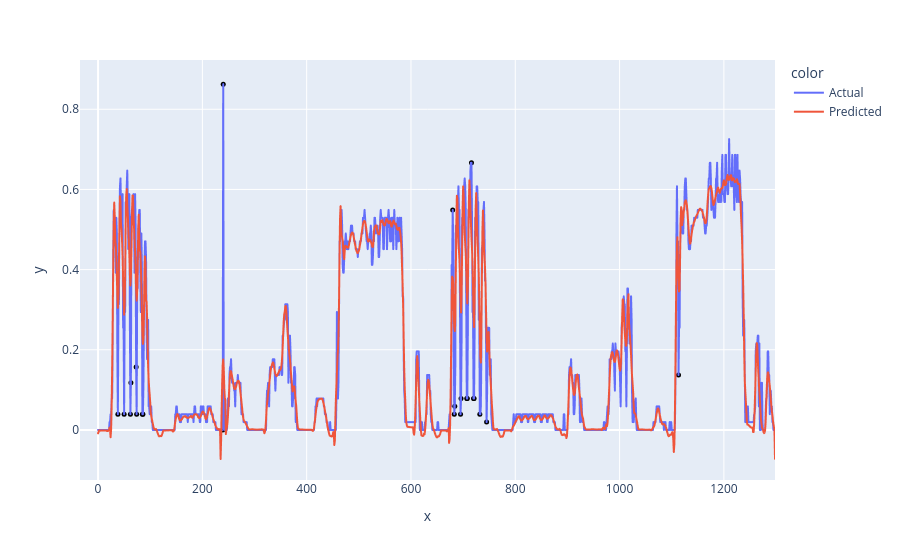

Notebook cell for this chart:
### Code cell
display_prediction(df10_testX, predicted_load_test, 4, mean, std, 2)

### Figure 1 — Plotly figure (JSON) as saved in the notebook; plotly's stock layout.template omitted (floating-point values rounded to 4 significant figures; data arrays with more than 128 entries replaced by an {"elided": "..."} marker saying what was removed)
{"data": [{"hovertemplate": "color=Actual<br>x=%{x}<br>y=%{y}<extra></extra>", "legendgroup": "Actual", "line": {"color": "#636efa", "dash": "solid"}, "marker": {"symbol": "circle"}, "mode": "lines", "name": "Actual", "showlegend": true, "type": "scattergl", "x": {"elided": "1299 int values"}, "xaxis": "x", "y": {"elided": "1299 float values"}, "yaxis": "y"}, {"hovertemplate": "color=Predicted<br>x=%{x}<br>y=%{y}<extra></extra>", "legendgroup": "Predicted", "line": {"color": "#EF553B", "dash": "solid"}, "marker": {"symbol": "circle"}, "mode": "lines", "name": "Predicted", "showlegend": true, "type": "scattergl", "x": {"elided": "1299 int values"}, "xaxis": "x", "y": {"elided": "1299 float values"}, "yaxis": "y"}, {"hovertemplate": "x=%{x}<br>y=%{y}<extra></extra>", "legendgroup": "", "marker": {"color": "black", "size": 5, "symbol": "circle"}, "mode": "markers", "name": "", "orientation": "v", "showlegend": false, "type": "scatter", "x": [38, 50, 62, 63, 73, 74, 85, 86, 239, 240, 680, 683, 684, 695, 696, 707, 708, 716, 720, 721, 732, 745, 1113], "xaxis": "x", "y": [0.03922, 0.03922, 0.03922, 0.1176, 0.1569, 0.03922, 0.03922, 0.03922, 0.0, 0.8627, 0.549, 0.03922, 0.05882, 0.03922, 0.07843, 0.07843, 0.07843, 0.6667, 0.07843, 0.07843, 0.03922, 0.01961, 0.1373], "yaxis": "y"}], "layout": {"legend": {"title": {"text": "color"}, "tracegroupgap": 0}, "margin": {"t": 60}, "xaxis": {"anchor": "y", "domain": [0, 1], "title": {"text": "x"}}, "yaxis": {"anchor": "x", "domain": [0, 1], "title": {"text": "y"}}}}
